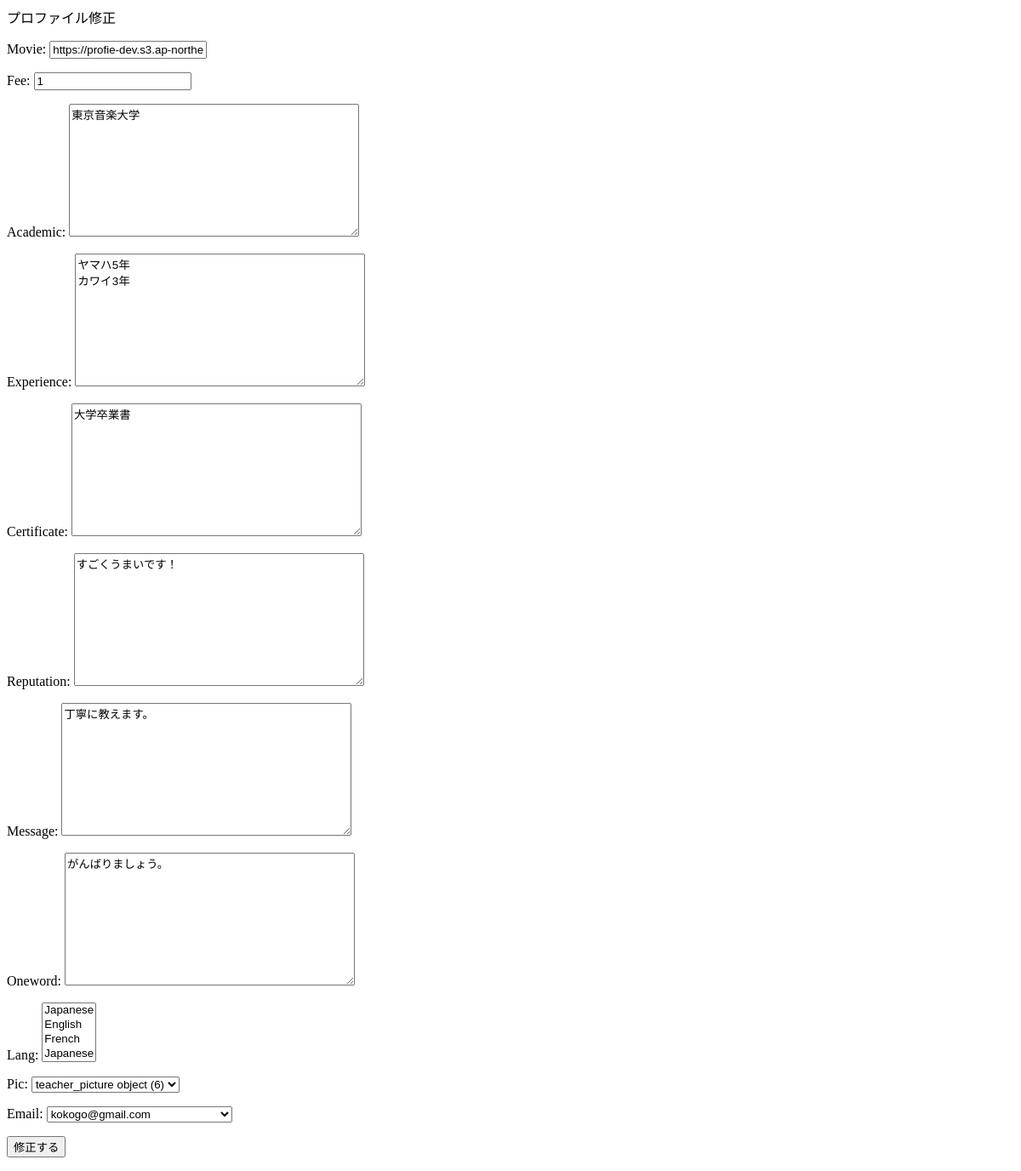
The page /music/3/update/ on the database as committed earlier.
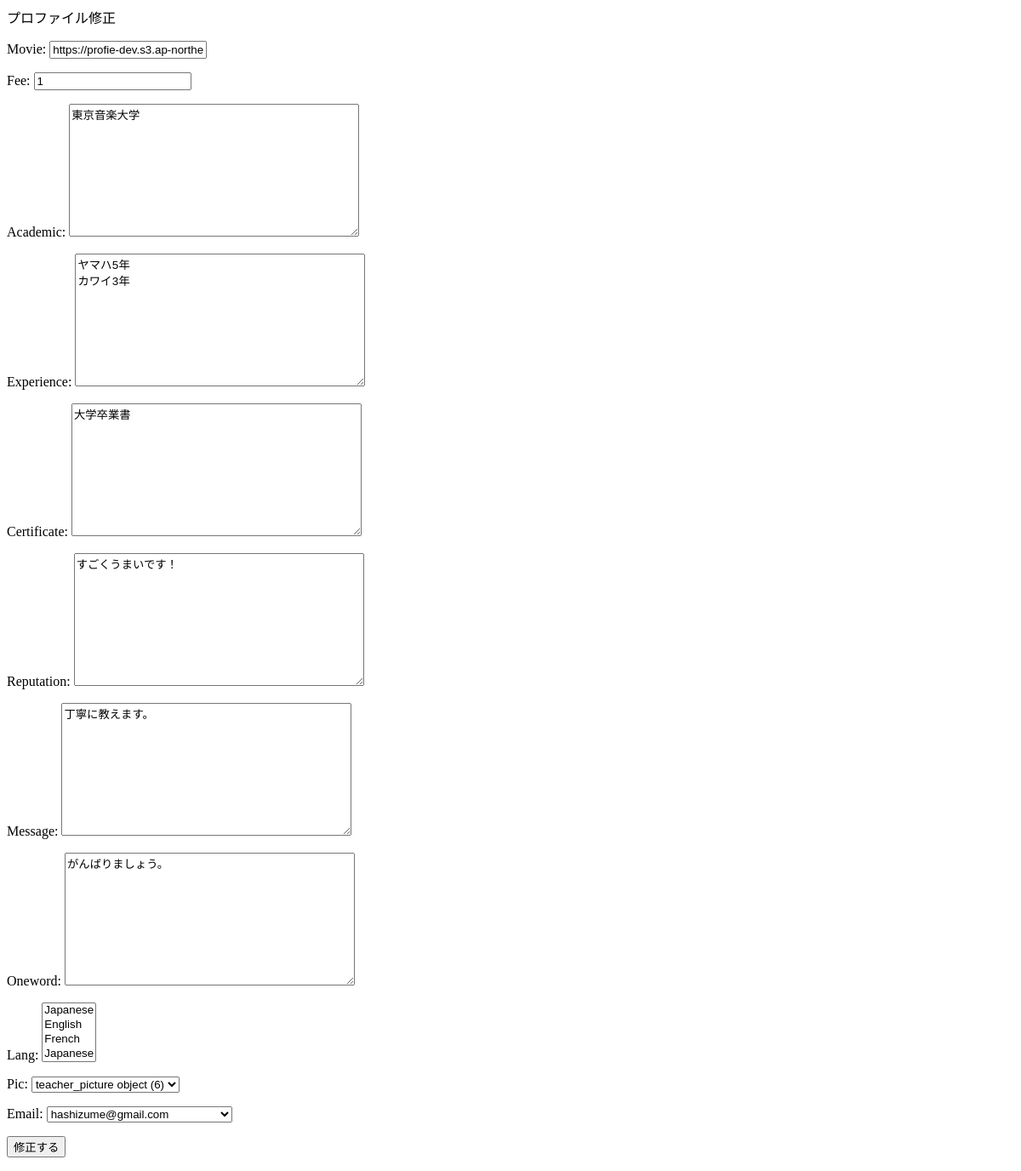
The same page on the database as committed later.
### music/models.py (models this page shows, shortened)
class  Teacher(models.Model):
    movie = models.URLField(max_length=200, null=True, blank=True)
    fee = models.IntegerField( validators=[MinValueValidator(0), MaxValueValidator(100)] , null=True, blank=True)
    academic = models.TextField(max_length=500)
    experience = models.TextField(max_length=500)
    certificate = models.TextField(max_length=500)
    reputation = models.TextField(max_length=500, null=True, blank=True)
    message = models.TextField(max_length=500)
    oneword = models.TextField(max_length=500)
    lang = models.ManyToManyField(language, blank=True)
    pic = models.ForeignKey(teacher_picture, on_delete=models.CASCADE, null=True, blank=True)
    user_id = models.ForeignKey(User, on_delete=models.CASCADE, verbose_name='email',default="9999")
    teaching_inst   = models.ForeignKey(instrument, related_name="teaching_inst", on_delete=models.CASCADE, null=True, blank=True)
    year = models.IntegerField(null=True, blank=True)
    revel = models.IntegerField(null=True, blank=True)

### music/views.py (the view)
# urls.py: path('music/<int:pk>/update/', views.UpdateMusicView.as_view(), name='update-music'),
class UpdateMusicView(UpdateView):
    model = Teacher
    fields = ("movie","fee","academic","experience","certificate","reputation","message","oneword","lang","inst","pic","user_id")
    template_name = 'music/music_update.html'
    success_url = '/music/'

### music/models.py (called while the page is built)
    def __str__(self):
        return self.language_name

### music/templates/music/music_update.html (shortened to what this page needs)
{% block content%}
    <form method='post'>{% csrf_token%}
        {{ form.as_p }}
     <button type='submit'>修正する</button>
    </form>
{% endblock %}

Rows that differ between the two databases and show on the page:
changed Teacher "東京音楽大学": user_id "kokogo@gmail.com" → "hashizume@gmail.com"
